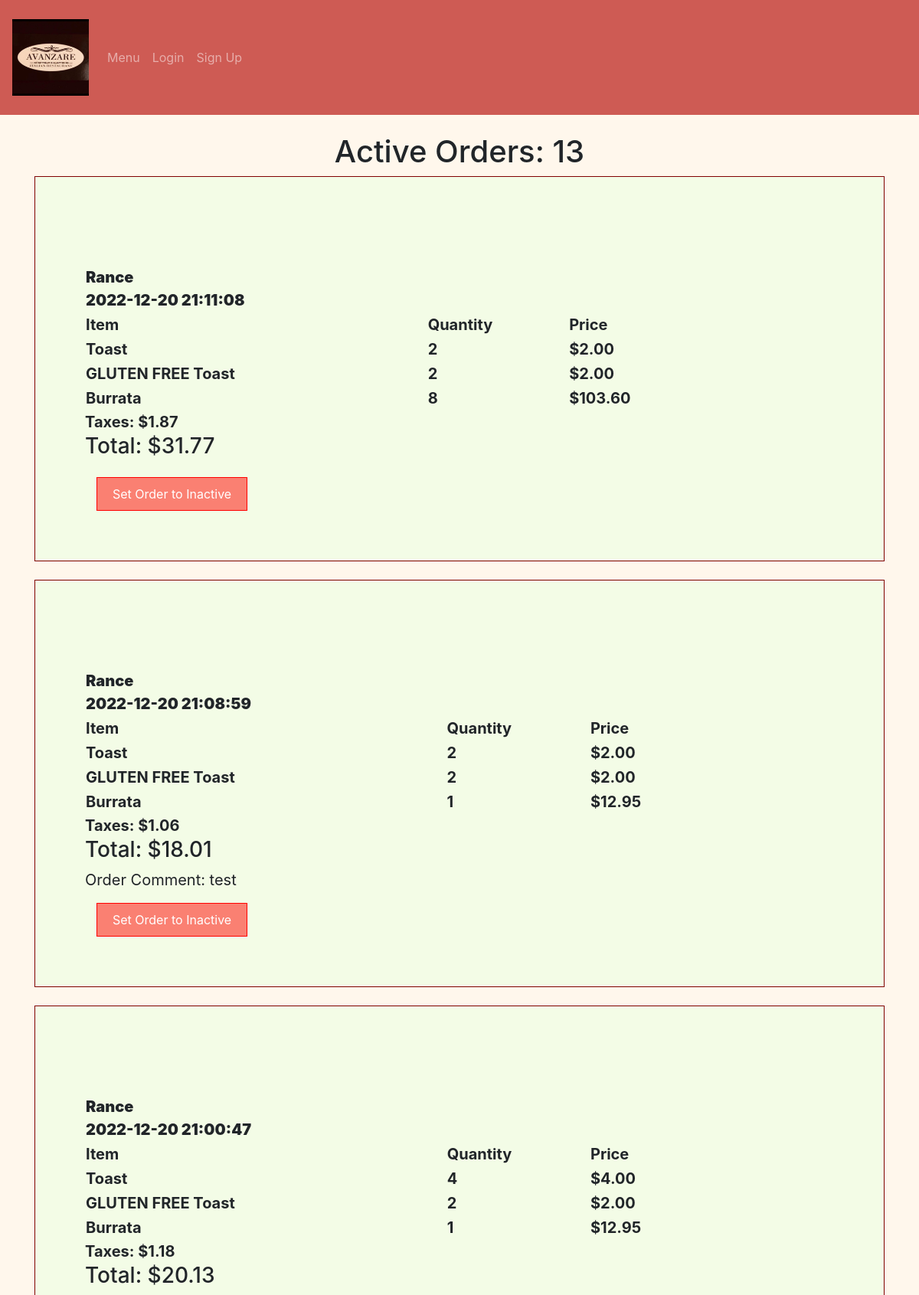
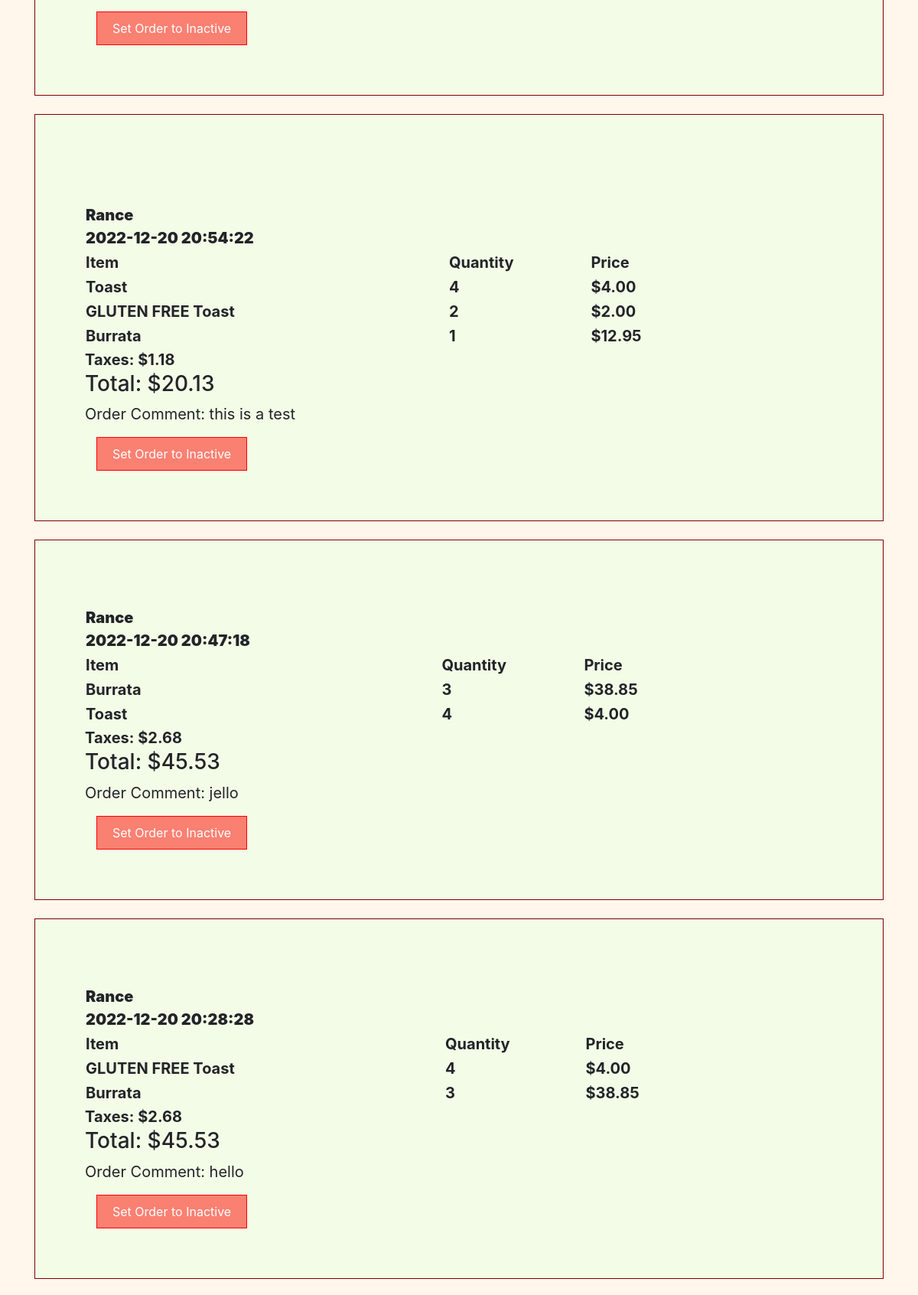
Page /view-orders (upper part) on the committed database (2 pictures, top to bottom).
### avanzareApp/models.py (models this page shows)
class Order(db.Model):
    id = db.Column(db.Integer, primary_key=True)
    name = db.Column(db.String(150))
    comment = db.Column(db.String(10000))
    taxes = db.Column(db.Float)
    total = db.Column(db.Float)
    date = db.Column(db.DateTime(timezone=True), default=func.now())
    user_id = db.Column(db.Integer, db.ForeignKey('user.id'))
    is_active = db.Column(db.String(10))
    items = db.relationship('Menu_order')

class Menu_order(db.Model):
    id = db.Column(db.Integer, primary_key=True)
    name = db.Column(db.String(150))
    price = db.Column(db.String(150))
    item_id = db.Column(db.String(10000))
    menu_type = db.Column(db.String(150))
    gluten_free = db.Column(db.String(150))
    vegan = db.Column(db.String(150))
    date = db.Column(db.DateTime(timezone=True), default=func.now())
    order_id = db.Column(db.Integer, db.ForeignKey('order.id'))

### avanzareApp/views.py (the view)
@views.route('/view-orders', methods=['POST', 'GET'])
def view_orders():
    active_orders = Order.query.filter(Order.is_active == 'Active').all()
    inactive_orders = Order.query.filter(Order.is_active == 'Inactive').all()
    return render_template('view_orders.html', active_orders=active_orders, inactive_orders=inactive_orders,
                           user=current_user)

### avanzareApp/templates/view_orders.html (shortened to what this page needs)
{% extends "base.html" %} {% block title %}Home{% endblock %}
{% block content %}
{% set count = namespace(value=0) %}
{% for order in active_orders %}
    {% set count.value = count.value + 1 %}
{% endfor %}
<h1 align="center">Active Orders: {{ count.value }}</h1>
{% for order in active_orders|reverse %}
    <div class="active_orders">
        <div class="text">
            {% set lst =  [] %}
            <table style="width:100%">
                <tr>
                    <th>
                        <b>{{ order.name }}</b>
                        <br />
                        <b>{{ order.date }}</b>
                    </th>
                </tr>
                <tr>
                    <th>Item</th>
                    <th>Quantity</th>
                    <th>Price</th>
                </tr>
                {% for item in order.items %}
                    {% set count = namespace(value=0) %}
                    {% set print_once = 1 %}
                    {% if item.name not in lst %}
                        {% for item_count in order.items %}
                            {% if item.name == item_count.name %}
                                {% set count.value = count.value + 1 %}
                            {% endif %}
                        {% endfor %}
                        {% if print_once == 1 %}
                            <tr>
                                <th>{{ item.name }}</th>
                                <th>{{ count.value }}</th>
                                {% set tmp = (item.price | float) %}
                                <th>{{ "${:,.2f}".format(count.value * tmp) }}</th>
                            </tr>
                            <br />
                        {% endif %}
                        {% set print_once = 1 %}
                    {% endif %}
                {% endfor %}
            </table>
            {% if "${:,.2f}".format(order.taxes) == "$-0.00" %}
               <b>Taxes: $0.00</b>
            {% else %}
                <b>Taxes: {{ "${:,.2f}".format(order.taxes) }}</b>
            {% endif %}
            {% if "${:,.2f}".format(order.total + order.taxes) == "$-0.00" %}
               <h3>Total: $0.00</h3>
            {% else %}
                <h3>Total: {{ "${:,.2f}".format(order.total + order.taxes) }}</h3>
            {% endif %}
            {% if order.comment != "" and order.comment is not none %}
                <div>Order Comment: {{ order.comment }}</div>
            {% endif %}
            <form action="/deactivate-order/{{ order.id }}" form="POST">
                <button class="btn-del" style="float: none" type="submit">Set Order to Inactive</button>
            </form>
            <br />
        </div>
    </div>
    <br />
{% endfor %}
{% set count = namespace(value=0) %}
{% for order in inactive_orders %}
    {% set count.value = count.value + 1 %}
{% endfor %}
{% endblock %}

### avanzareApp/static/style.css (style rules this page uses)
.active_orders { border:1px solid black; border-color: #800000; padding: 25px; background-color: #f3fce6; }
.text { font-size: 20px; padding-left: 40px; width: 80%; }
.btn-del { background-color: #FA8072; color: white; padding: 9px 20px; font-size: 16px; cursor: pointer; margin-top: 15px; margin-left: 15px; border: solid; border-width: 1px; border-color: red; float: right; }
form > * { margin: 10px; }

### rows in the picture
Order: name "Rance", date "2022-12-20 21:11:08", taxes "$1.87", order.total+order.taxes "$31.77"
Menu_order: name "Toast", value "2", value "$2.00"
Menu_order: name "GLUTEN FREE Toast", value "2", value "$2.00"
Menu_order: name "Burrata", value "8", value "$103.60"
Order: name "Rance", date "2022-12-20 21:08:59", taxes "$1.06", order.total+order.taxes "$18.01", comment "test"
Menu_order: name "Toast", value "2", value "$2.00"
Menu_order: name "GLUTEN FREE Toast", value "2", value "$2.00"
Menu_order: name "Burrata", value "1", value "$12.95"
Order: name "Rance", date "2022-12-20 21:00:47", taxes "$1.18", order.total+order.taxes "$20.13"
Menu_order: name "Toast", value "4", value "$4.00"
Menu_order: name "GLUTEN FREE Toast", value "2", value "$2.00"
Menu_order: name "Burrata", value "1", value "$12.95"
Order: name "Rance", date "2022-12-20 20:54:22", taxes "$1.18", order.total+order.taxes "$20.13", comment "this is a test"
Menu_order: name "Toast", value "4", value "$4.00"
Menu_order: name "GLUTEN FREE Toast", value "2", value "$2.00"
Menu_order: name "Burrata", value "1", value "$12.95"
Order: name "Rance", date "2022-12-20 20:47:18", taxes "$2.68", order.total+order.taxes "$45.53", comment "jello"
Menu_order: name "Burrata", value "3", value "$38.85"
Menu_order: name "Toast", value "4", value "$4.00"
Order: name "Rance", date "2022-12-20 20:28:28", taxes "$2.68", order.total+order.taxes "$45.53", comment "hello"
Menu_order: name "GLUTEN FREE Toast", value "4", value "$4.00"
Menu_order: name "Burrata", value "3", value "$38.85"

### other values in the picture
{{ count.value }} "13"
